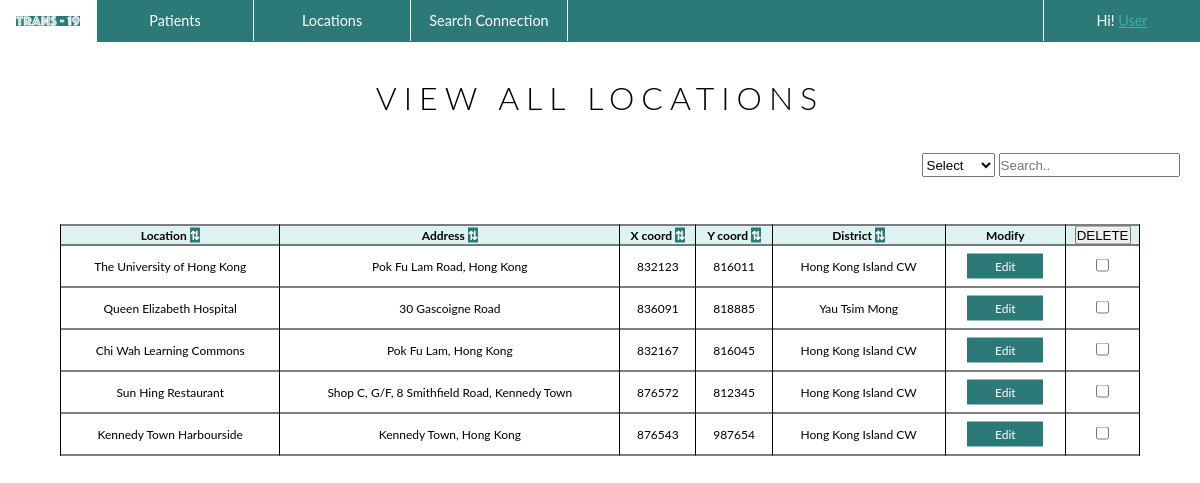
The app's page /patient_corner/locations, older data.
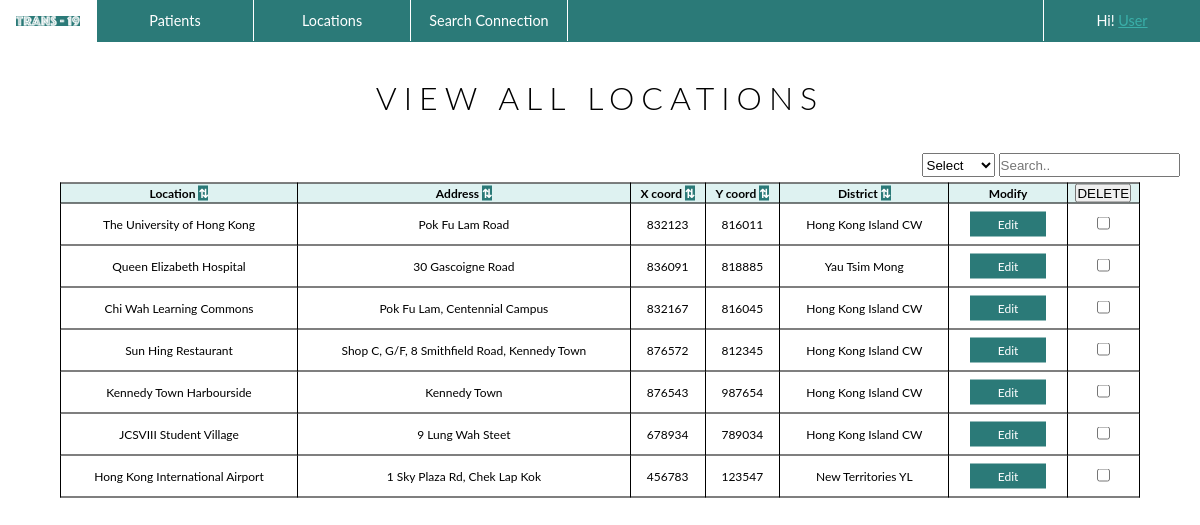
The same page, newer data.
### patient_corner/models.py (models this page shows, shortened)
class Location(models.Model):
    location_name = models.CharField(max_length=50)
    address = models.CharField(max_length=50)
    x_coord = models.BigIntegerField()
    y_coord = models.BigIntegerField()
    district_name = models.CharField(max_length=30)

### patient_corner/views.py (the view, shortened to what this page needs)
class ViewLocations(ListView):
    template_name = "patient_corner/location_list.html"
    model = Location

### templates/patient_corner/location_list.html (shortened to what this page needs)
{%load static%}
<!DOCTYPE html>
<html>
<head>
  <link rel="stylesheet" type="text/css" href="{% static 'css/templatestyle.css'%}">
</head>
<body>
<header>
    <div class="menu">
      <ul>
        <li class="logo"><a href="{% url 'home' %}"><img src="{% static 'media/logo_navigation.png' %}" style = "max-width: 100%;" alt ="TRANS-19"></a></li>
        <li class="dropdown">
          <a href="{% url 'patients' %}" class="dropbtn">Patients</a>
        </li>
        <li class="dropdown">
          <a href="{% url 'locations' %}" class="dropbtn">Locations</a>
        </li>
        <li class="dropdown">
          <a href="{% url 'searchconnection' %}">Search Connection</a>
        </li>
        <li class="dropdown" style="float:right; border-left: 1px solid white;  border-right: 0px solid white;  ">
          <a href="{% url 'locations' %}" class="dropbtn">Hi! <u>User</u></a>
        </li>
      </ul>
    </div>
</header>
<div class="title">
  <h1 style="text-align:center">View All Locations</h1>
</div>
  <div class="sortsearch" style="float:right;">
    <select id="tableheading" class="tableheading"  onclick="searching()">
      <option value="5">Select</option>
    </select>
    <input type="text" placeholder="Search.." name="search" class="searchbar" onkeyup="searching()" id="INPUT">
  </div>
<form  method="post">
  <table style="margin-top: 5%; width: 90%;" id="TABLE">
    <tr>
      <th>Location <mark onclick="sorting(0)">⇅</mark></th>
      <th>Address <mark onclick="sorting(1)">⇅</mark></th>
      <th>X coord <mark onclick="sortingNum(2)">⇅</mark></th>
      <th>Y coord <mark onclick="sortingNum(3)">⇅</mark></th>
      <th>District <mark onclick="sorting(4)">⇅</mark></th>
      <th>Modify</th>
      <th><button type="submit" name = "delete_entry">DELETE</button></th>
    </tr>
    {% for location in location_list %}
    <tr>
      <td>{{ location.location_name }}</td>
      <td>{{ location.address }}</td>
      <td>{{ location.x_coord }} </td>
      <td>{{ location.y_coord }}</td>
      <td>{{ location.district_name }}</td>
      <td><a href="{% url 'editlocation' location.pk %}" class = "button">Edit</a></td>
      <td><input type="checkbox" name="location_to_be_deleted" value="{{location.pk}}"></td>
    </tr>
    {% empty %}
    <tr>
      <td colspan="7">No location information available.</td>
    </tr>
    {% endfor %}
  </table>
</form>
</body>
</html>

### static/css/templatestyle.css (style rules this page uses)
* { margin: 0; padding: 0; }
body { font-family: 'lato'; }
h1 { font-family: 'lato'; font-weight: 300; letter-spacing: 7px; text-transform: uppercase; }
u { font-family: 'lato'; color: #3aafa9; }
.title { font-family: 'lato'; padding-top: 3vw; }
.searchbar { height: 1.7vw; }
.sortsearch { margin-top: 3vw; margin-right: 1.7vw; }
mark { color: white; background-color:#2B7A78; }
table { font-family: 'lato'; border-collapse: collapse; width: 85%; table-layout: auto; font-size: 1vw; position: absolute; top: 35%; left: 50%; margin-right: -50%; transform: translate(-50%, -50%); }
th { font-family: 'lato'; background-color: #DEF2F1; border: 1px solid black; font-size: 1vw; }
td { font-family: 'lato'; border: 1px solid black; table-layout: auto; text-align: center; padding: 8px; font-size: 1vw; }
.button { font-family: 'lato'; background-color: #2B7A78; border: none; color: white; padding: 5px 20px; text-align: center; display: inline-block; text-decoration: none; font-size: 1vw; cursor: pointer; width: 3vw; }
.tableheading { height: 2vw; }
.logo { font-family: 'phosphateinlineroman'; display: block; border-right: 1px solid white; color: white; text-align: center; text-decoration: none; font-size: 1.3vw; max-width: 8vw; }
ul { max-width: 100%; font-family: 'Lato'sans-serif; font-size: 1.2vw; min-width: 100px; list-style-type: none; margin: 0; padding: 0; overflow: hidden; background-color: #2B7A78; }
li { float: left; width: 13vw; }
li a, .dropbtn { display: block; color: white; text-align: center; padding: 12px 16px; text-decoration: none; }
li.dropdown { border-right: 1px solid white; width: 13vw; text-align: center; }

Row changes from the older to the newer data that the page shows:
changed Location "The University of Hong Kong": address "Pok Fu Lam Road, Hong Kong" → "Pok Fu Lam Road"
changed Location "Chi Wah Learning Commons": address "Pok Fu Lam, Hong Kong" → "Pok Fu Lam, Centennial Campus"
changed Location "Kennedy Town Harbourside": address "Kennedy Town, Hong Kong" → "Kennedy Town"
added Location: location_name "JCSVIII Student Village", address "9 Lung Wah Steet", x_coord "678934", y_coord "789034", district_name "Hong Kong Island CW"
added Location: location_name "Hong Kong International Airport", address "1 Sky Plaza Rd, Chek Lap Kok", x_coord "456783", y_coord "123547", district_name "New Territories YL"
